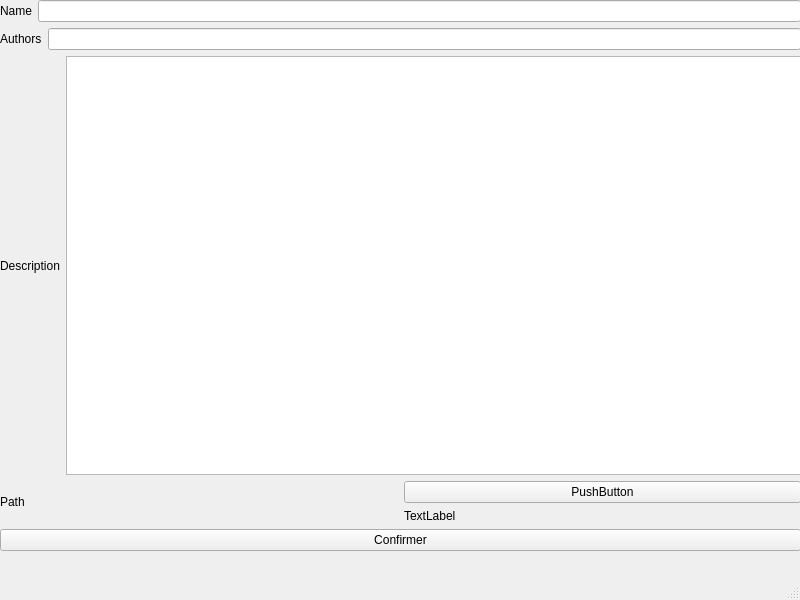
<?xml version="1.0" encoding="UTF-8"?>
<ui version="4.0">
 <class>createBook</class>
 <widget class="QMainWindow" name="createBook">
  <property name="geometry">
   <rect>
    <x>0</x>
    <y>0</y>
    <width>800</width>
    <height>600</height>
   </rect>
  </property>
  <property name="windowTitle">
   <string>MainWindow</string>
  </property>
  <widget class="QWidget" name="centralwidget">
   <widget class="QWidget" name="verticalLayoutWidget">
    <property name="geometry">
     <rect>
      <x>0</x>
      <y>0</y>
      <width>801</width>
      <height>551</height>
     </rect>
    </property>
    <layout class="QVBoxLayout" name="verticalLayout">
     <item>
      <layout class="QHBoxLayout" name="horizontalLayout_6">
       <item>
        <widget class="QLabel" name="label">
         <property name="text">
          <string>Name</string>
         </property>
        </widget>
       </item>
       <item>
        <widget class="QLineEdit" name="lineEdit"/>
       </item>
      </layout>
     </item>
     <item>
      <layout class="QHBoxLayout" name="horizontalLayout_5">
       <item>
        <widget class="QLabel" name="label_2">
         <property name="text">
          <string>Authors</string>
         </property>
        </widget>
       </item>
       <item>
        <widget class="QLineEdit" name="lineEdit_2"/>
       </item>
      </layout>
     </item>
     <item>
      <layout class="QHBoxLayout" name="horizontalLayout_4">
       <item>
        <widget class="QLabel" name="label_3">
         <property name="text">
          <string>Description</string>
         </property>
        </widget>
       </item>
       <item>
        <widget class="QPlainTextEdit" name="plainTextEdit"/>
       </item>
      </layout>
     </item>
     <item>
      <layout class="QHBoxLayout" name="horizontalLayout_7">
       <item>
        <widget class="QLabel" name="label_4">
         <property name="text">
          <string>Path</string>
         </property>
        </widget>
       </item>
       <item>
        <layout class="QVBoxLayout" name="verticalLayout_2">
         <item>
          <widget class="QPushButton" name="pushButton_2">
           <property name="text">
            <string>PushButton</string>
           </property>
          </widget>
         </item>
         <item>
          <widget class="QLabel" name="label_5">
           <property name="text">
            <string>TextLabel</string>
           </property>
          </widget>
         </item>
        </layout>
       </item>
      </layout>
     </item>
     <item>
      <widget class="QPushButton" name="pushButton">
       <property name="text">
        <string>Confirmer</string>
       </property>
      </widget>
     </item>
    </layout>
   </widget>
  </widget>
  <widget class="QMenuBar" name="menubar">
   <property name="geometry">
    <rect>
     <x>0</x>
     <y>0</y>
     <width>800</width>
     <height>22</height>
    </rect>
   </property>
  </widget>
  <widget class="QStatusBar" name="statusbar"/>
 </widget>
 <resources/>
 <connections/>
</ui>
